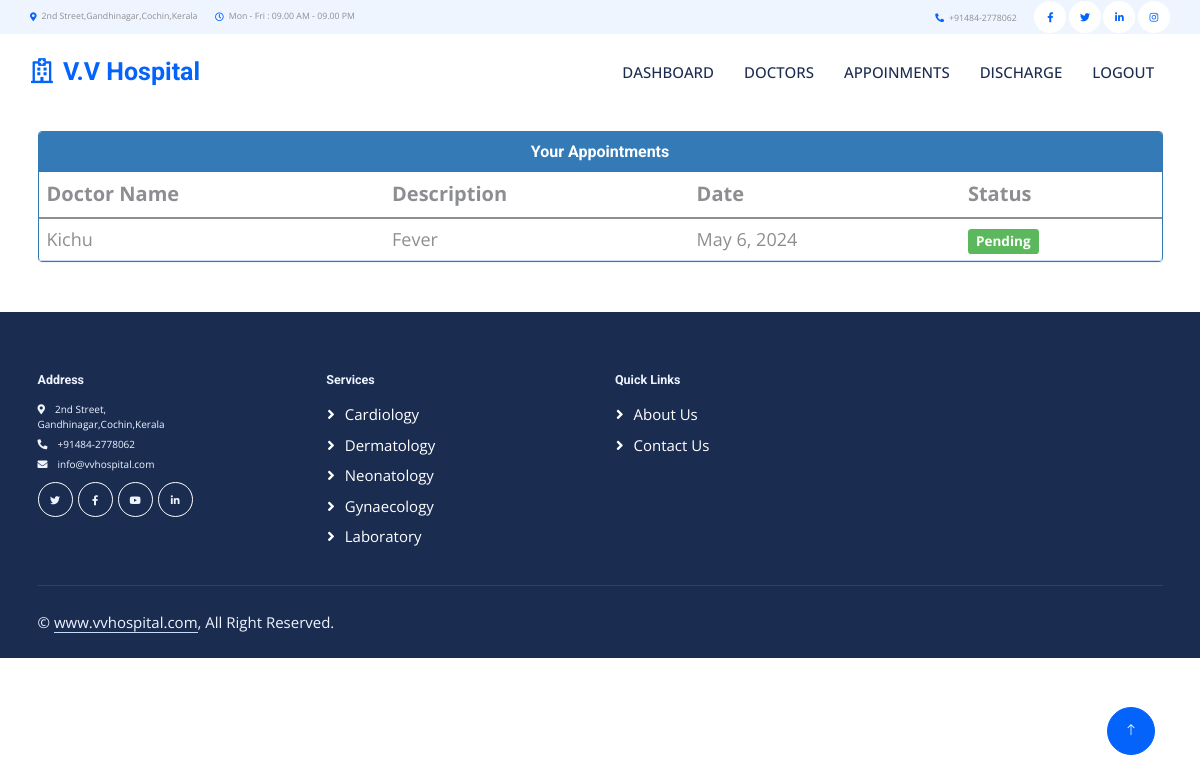
Page /patient-view-appointment (signed in) on the committed database.
### hospitalsapp/models.py (models this page shows)
class Appointment(models.Model):
    patientId=models.PositiveIntegerField(null=True)
    doctorId=models.PositiveIntegerField(null=True)
    patientName=models.CharField(max_length=40,null=True)
    doctorName=models.CharField(max_length=40,null=True)
    appointmentDate=models.DateField(auto_now=True)
    description=models.TextField(max_length=500)
    status=models.BooleanField(default=False)
    class Meta:
        verbose_name = 'Appointment'
        verbose_name_plural = "Appointments"

### hospitalsapp/views.py (the view)
# urls.py: path('patient-view-appointment', views.patient_view_appointment_view, name='patient-view-appointment'),
@login_required(login_url='patientlogin')
@user_passes_test(is_patient)
def patient_view_appointment_view(request):
    patient = models.Patient.objects.get(user_id=request.user.id)
    appointments = models.Appointment.objects.all().filter(patientId=request.user.id)
    return render(request, 'patient_view_appointment.html', {'appointments': appointments, 'patient': patient})

### hospitalsapp/views.py (called while the page is built)
def is_patient(user):
    return user.groups.filter(name='PATIENT').exists()

### templates/patient_view_appointment.html (shortened to what this page needs)
{% extends 'base_patient.html' %}
{% block content %}
<head>
  <link href="//netdna.bootstrapcdn.com/bootstrap/3.0.0/css/bootstrap.min.css" rel="stylesheet" id="bootstrap-css">
</head>
<div class="container">
  <div class="panel panel-primary">
    <div class="panel-heading">
      <h6 class="panel-title">Your Appointments</h6>
    </div>
    <table class="table table-hover" id="dev-table">
      <thead>
        <tr>
          <th>Doctor Name</th>
          <th>Description</th>
          <th>Date</th>
          <th>Status</th>
        </tr>
      </thead>
      {% for a in appointments %}
      <tr>
        <td> {{a.doctorName}}</td>
        <td>{{a.description}}</td>
        <td>{{a.appointmentDate}}</td>
        {%if a.status%}
        <td> <span class="label label-primary">Confirmed</span></td>
        {% else %}
        <td> <span class="label label-success">Pending</span></td>
        {% endif %}
      </tr>
      {% endfor %}
    </table>
  </div>
</div>
{% endblock content %}

### static/css/style.css (style rules this page uses)
:root { --primary: #0463FA; --light: #EFF5FF; --dark: #1B2C51; }

### templates/patient_view_appointment.html (style rules this page uses)
h6 { text-align: center; }
th { font-size: 20px; }
td { font-size: 18px; }

### rows in the picture
Appointment: doctorName "Kichu", description "Fever", appointmentDate "May 6, 2024", status "Pending"
